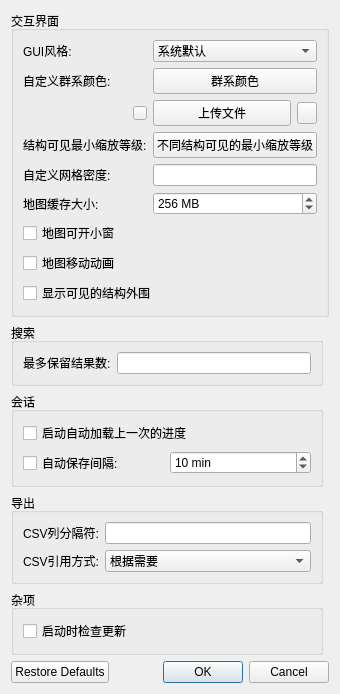
<?xml version="1.0" encoding="UTF-8"?>
<ui version="4.0">
 <class>ConfigDialog</class>
 <widget class="QDialog" name="ConfigDialog">
  <property name="windowTitle">
   <string>偏好设置</string>
  </property>
  <property name="windowIcon">
   <iconset resource="../rc/icons.qrc">
    <normaloff>:/icons/logo.png</normaloff>:/icons/logo.png</iconset>
  </property>
  <layout class="QGridLayout" name="gridLayout">
   <item row="2" column="0">
    <widget class="QGroupBox" name="groupSession">
     <property name="title">
      <string>会话</string>
     </property>
     <layout class="QGridLayout" name="gridLayout_4">
      <item row="0" column="0" rowspan="2" colspan="2">
       <widget class="QCheckBox" name="checkRestore">
        <property name="text">
         <string>启动自动加载上一次的进度</string>
        </property>
       </widget>
      </item>
      <item row="2" column="0">
       <widget class="QCheckBox" name="checkAutosave">
        <property name="text">
         <string>自动保存间隔:</string>
        </property>
       </widget>
      </item>
      <item row="2" column="1">
       <widget class="QSpinBox" name="spinAutosave">
        <property name="suffix">
         <string> min</string>
        </property>
        <property name="minimum">
         <number>1</number>
        </property>
        <property name="maximum">
         <number>120</number>
        </property>
        <property name="value">
         <number>10</number>
        </property>
       </widget>
      </item>
     </layout>
    </widget>
   </item>
   <item row="3" column="0">
    <widget class="QGroupBox" name="groupBox">
     <property name="title">
      <string>导出</string>
     </property>
     <layout class="QGridLayout" name="gridLayout_6">
      <item row="1" column="1">
       <widget class="QLineEdit" name="lineSep"/>
      </item>
      <item row="2" column="0">
       <widget class="QLabel" name="label_8">
        <property name="text">
         <string>CSV引用方式:</string>
        </property>
       </widget>
      </item>
      <item row="1" column="0">
       <widget class="QLabel" name="label_2">
        <property name="text">
         <string>CSV列分隔符:</string>
        </property>
       </widget>
      </item>
      <item row="2" column="1">
       <widget class="QComboBox" name="comboQuote">
        <item>
         <property name="text">
          <string>根据需要</string>
         </property>
        </item>
        <item>
         <property name="text">
          <string>单引号(')</string>
         </property>
        </item>
        <item>
         <property name="text">
          <string>双引号(&quot;)</string>
         </property>
        </item>
       </widget>
      </item>
     </layout>
    </widget>
   </item>
   <item row="1" column="0">
    <widget class="QGroupBox" name="groupSearch">
     <property name="title">
      <string>搜索</string>
     </property>
     <layout class="QGridLayout" name="gridLayout_3">
      <item row="0" column="0">
       <widget class="QLabel" name="label_3">
        <property name="text">
         <string>最多保留结果数:</string>
        </property>
       </widget>
      </item>
      <item row="0" column="1">
       <widget class="QLineEdit" name="lineMatching"/>
      </item>
     </layout>
    </widget>
   </item>
   <item row="5" column="0" colspan="2">
    <widget class="QDialogButtonBox" name="buttonBox">
     <property name="orientation">
      <enum>Qt::Horizontal</enum>
     </property>
     <property name="standardButtons">
      <set>QDialogButtonBox::Cancel|QDialogButtonBox::Ok|QDialogButtonBox::RestoreDefaults</set>
     </property>
    </widget>
   </item>
   <item row="4" column="0">
    <widget class="QGroupBox" name="groupMisc">
     <property name="title">
      <string>杂项</string>
     </property>
     <layout class="QGridLayout" name="gridLayout_5">
      <item row="0" column="0">
       <widget class="QCheckBox" name="checkUpdates">
        <property name="text">
         <string>启动时检查更新</string>
        </property>
       </widget>
      </item>
     </layout>
    </widget>
   </item>
   <item row="0" column="0" colspan="2">
    <widget class="QGroupBox" name="groupInterface">
     <property name="title">
      <string>交互界面</string>
     </property>
     <layout class="QGridLayout" name="gridLayout_2">
      <item row="5" column="2" colspan="3">
       <widget class="QSpinBox" name="spinCacheSize">
        <property name="suffix">
         <string> MB</string>
        </property>
        <property name="minimum">
         <number>16</number>
        </property>
        <property name="maximum">
         <number>8192</number>
        </property>
        <property name="singleStep">
         <number>16</number>
        </property>
        <property name="value">
         <number>256</number>
        </property>
       </widget>
      </item>
      <item row="2" column="2" colspan="2">
       <widget class="QPushButton" name="buttonBiomeColor">
        <property name="text">
         <string>上传文件</string>
        </property>
       </widget>
      </item>
      <item row="2" column="4">
       <widget class="QPushButton" name="buttonClear">
        <property name="maximumSize">
         <size>
          <width>20</width>
          <height>16777215</height>
         </size>
        </property>
        <property name="icon">
         <iconset resource="../rc/icons.qrc">
          <normaloff>:/icons/clear.png</normaloff>:/icons/clear.png</iconset>
        </property>
       </widget>
      </item>
      <item row="3" column="0" colspan="2">
       <widget class="QLabel" name="label">
        <property name="text">
         <string>结构可见最小缩放等级:</string>
        </property>
       </widget>
      </item>
      <item row="2" column="1">
       <widget class="QPushButton" name="buttonColorHelp">
        <property name="maximumSize">
         <size>
          <width>14</width>
          <height>14</height>
         </size>
        </property>
        <property name="styleSheet">
         <string notr="true">边界: 无;</string>
        </property>
        <property name="text">
         <string/>
        </property>
        <property name="icon">
         <iconset resource="../rc/icons.qrc">
          <normaloff>:/icons/info.png</normaloff>:/icons/info.png</iconset>
        </property>
        <property name="iconSize">
         <size>
          <width>14</width>
          <height>14</height>
         </size>
        </property>
       </widget>
      </item>
      <item row="1" column="0" colspan="2">
       <widget class="QLabel" name="label_5">
        <property name="text">
         <string>自定义群系颜色:</string>
        </property>
       </widget>
      </item>
      <item row="0" column="0" colspan="2">
       <widget class="QLabel" name="label_4">
        <property name="text">
         <string>GUI风格:</string>
        </property>
       </widget>
      </item>
      <item row="4" column="0" colspan="2">
       <widget class="QLabel" name="label_6">
        <property name="toolTip">
         <string>使用固定的网格宽度，留空代表默认</string>
        </property>
        <property name="text">
         <string>自定义网格密度:</string>
        </property>
       </widget>
      </item>
      <item row="5" column="0" colspan="2">
       <widget class="QLabel" name="label_7">
        <property name="text">
         <string>地图缓存大小:</string>
        </property>
       </widget>
      </item>
      <item row="3" column="2" colspan="3">
       <widget class="QPushButton" name="buttonStructVisEdit">
        <property name="text">
         <string>不同结构可见的最小缩放等级</string>
        </property>
       </widget>
      </item>
      <item row="1" column="2" colspan="3">
       <widget class="QPushButton" name="buttonBiomeColorEditor">
        <property name="text">
         <string>群系颜色</string>
        </property>
       </widget>
      </item>
      <item row="0" column="2" colspan="3">
       <widget class="QComboBox" name="comboStyle">
        <property name="iconSize">
         <size>
          <width>0</width>
          <height>16</height>
         </size>
        </property>
        <item>
         <property name="text">
          <string>系统默认</string>
         </property>
        </item>
        <item>
         <property name="text">
          <string>暗色风格</string>
         </property>
        </item>
       </widget>
      </item>
      <item row="4" column="2" colspan="3">
       <widget class="QLineEdit" name="lineGridSpacing"/>
      </item>
      <item row="6" column="0" colspan="5">
       <widget class="QCheckBox" name="checkDockable">
        <property name="text">
         <string>地图可开小窗</string>
        </property>
       </widget>
      </item>
      <item row="7" column="0" colspan="5">
       <widget class="QCheckBox" name="checkSmooth">
        <property name="toolTip">
         <string>模拟地图移动惯性</string>
        </property>
        <property name="text">
         <string>地图移动动画</string>
        </property>
       </widget>
      </item>
      <item row="8" column="0" colspan="5">
       <widget class="QCheckBox" name="checkBBoxes">
        <property name="text">
         <string>显示可见的结构外围</string>
        </property>
       </widget>
      </item>
     </layout>
    </widget>
   </item>
  </layout>
 </widget>
 <resources>
  <include location="../rc/icons.qrc"/>
 </resources>
 <connections>
  <connection>
   <sender>buttonBox</sender>
   <signal>accepted()</signal>
   <receiver>ConfigDialog</receiver>
   <slot>accept()</slot>
   <hints>
    <hint type="sourcelabel">
     <x>248</x>
     <y>254</y>
    </hint>
    <hint type="destinationlabel">
     <x>157</x>
     <y>274</y>
    </hint>
   </hints>
  </connection>
  <connection>
   <sender>buttonBox</sender>
   <signal>rejected()</signal>
   <receiver>ConfigDialog</receiver>
   <slot>reject()</slot>
   <hints>
    <hint type="sourcelabel">
     <x>316</x>
     <y>260</y>
    </hint>
    <hint type="destinationlabel">
     <x>286</x>
     <y>274</y>
    </hint>
   </hints>
  </connection>
 </connections>
</ui>
